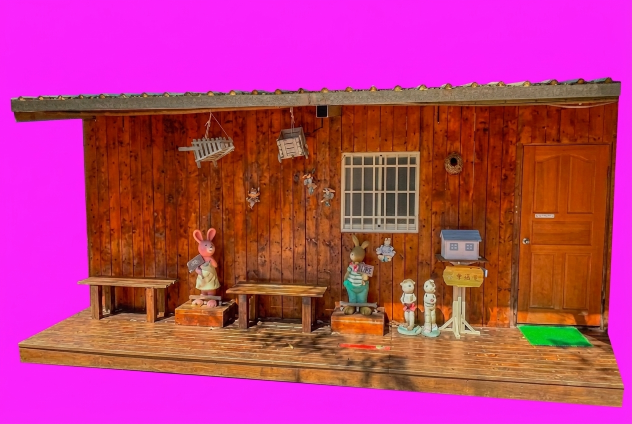
#> input picture card-maker/genai/gen/cabin_iso.png, 1264 x 848 px (shown at 1/2 size)
$ python key_camp2.py
#> lines starting #> are read from the running program, lines starting #| are printed output that depends on the picture; after the words box and inside, x2 and y2 are one past the last pixel; in counts of white or black regions, pixels touching at a corner belong together
### card-maker/genai/key_subject.py
"""洋紅底 → 真透明 RGBA。核心遮罩 + 邊緣色彩去汙（用內部乾淨顏色取代邊緣 3px），並輸出深/淺底預覽。"""
import os, sys
import numpy as np
from PIL import Image, ImageFilter
from scipy import ndimage

S = os.path.dirname(os.path.abspath(__file__))
G = os.path.join(S, "gen")


def key_magenta(path, core_m=65, band=3, min_area=6, warm_fix=False, drop_pink=False, edge_desat=False):
#> called with path = 'card-maker/genai/gen/cabin_iso.png', core_m = 65, band = 3, min_area = 6, warm_fix = False, drop_pink = False, edge_desat = False
    im = np.array(Image.open(path).convert("RGB"))
#> im is the input picture: shape (848, 1264, 3); mean R, G, B 185.6, 60.5, 121.3
    f = im.astype(np.float32)
    m = np.minimum(f[..., 0], f[..., 2]) - f[..., 1]        # 洋紅度：背景≈230~255，暖色/綠色 < 0
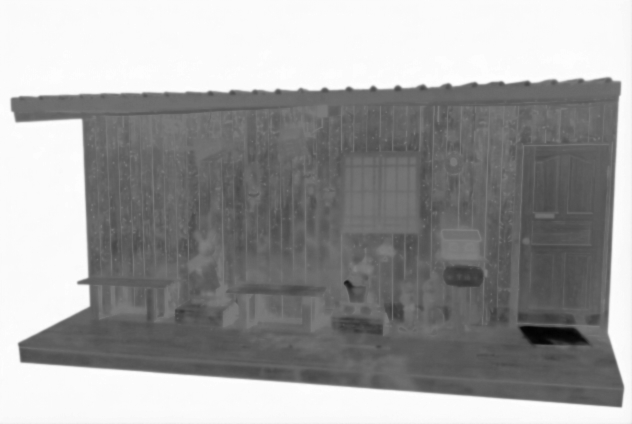
#> m: shape (848, 1264) float32 (shown at 1/2 size); min -204, max 221, mean 60; drawn with min black and max white
    mask = m < core_m
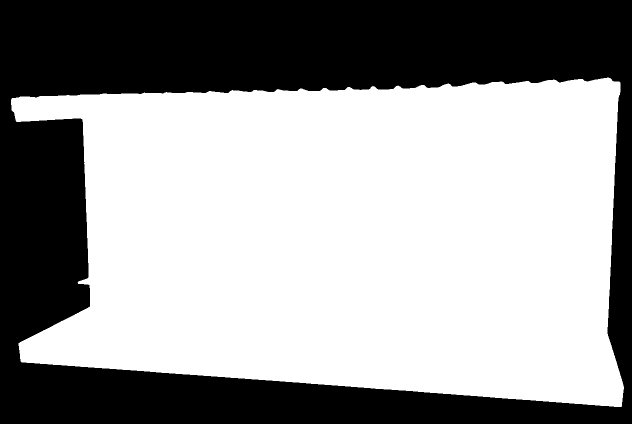
#> mask: shape (848, 1264) bool (shown at 1/2 size); 60.5% white; 1 black region, box (x1, y1, x2, y2) and area: (0, 0, 1264, 848) 423041
    if drop_pink:                                   # 洋紅污染（高飽和、色相 295°~350°）不是畫面內容 → 剔除；淡紫花瓣飽和度低，不受影響
        hsv = np.array(Image.fromarray(im).convert("HSV")).astype(np.float32)
        hh, ss, vv = hsv[..., 0] * 360 / 255, hsv[..., 1] / 255, hsv[..., 2] / 255
        pink = (hh >= 295) & (hh <= 350) & (ss > 0.38) & (vv > 0.4)
        pink = ndimage.binary_dilation(pink, iterations=2)
        mask &= ~pink
    # 去零星雜點（背景雜訊 / 極小的孤立像素），保留火花這類小但亮的點：面積下限 min_area
    lbl, n = ndimage.label(mask)
#> n = 1
    if n:
        sizes = ndimage.sum(mask, lbl, range(1, n + 1))
#> sizes = [648831]
        keep = np.zeros(n + 1, bool); keep[1:] = sizes >= min_area
#> after `keep = np.zeros(n + 1, bool)`: keep = [False, False]
        mask = keep[lbl]
    # 只補「小而且不是洋紅底」的洞（花瓣高光等）；被圍住的大片洋紅背景要留成透明
    holes = ndimage.binary_fill_holes(mask) & ~mask
#> holes: shape (848, 1264) bool; every value is 0
    hl, hn = ndimage.label(holes)
#> hl: shape (848, 1264) int32; every value is 0
#> hn = 0
    for i in range(1, hn + 1):
        region = hl == i
        if region.sum() < 300 and float(m[region].mean()) < 150:
            mask = mask | region
    # 邊緣去汙：距離邊界 ≤band 的像素，顏色改用最近的「內部」像素
    dist = ndimage.distance_transform_edt(mask)
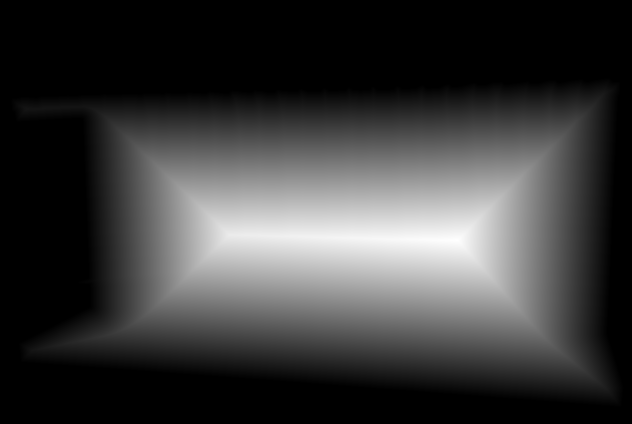
#> dist: shape (848, 1264) float64 (shown at 1/2 size); min 0, max 308, mean 70.9; drawn with min black and max white
    inner = dist > band
#> inner: shape (848, 1264) bool; 59.5% white; 1 black region, box (x1, y1, x2, y2) and area: (0, 0, 1264, 848) 434591
    if inner.any():
        idx = ndimage.distance_transform_edt(~inner, return_distances=False, return_indices=True)
        clean = im[idx[0], idx[1]]
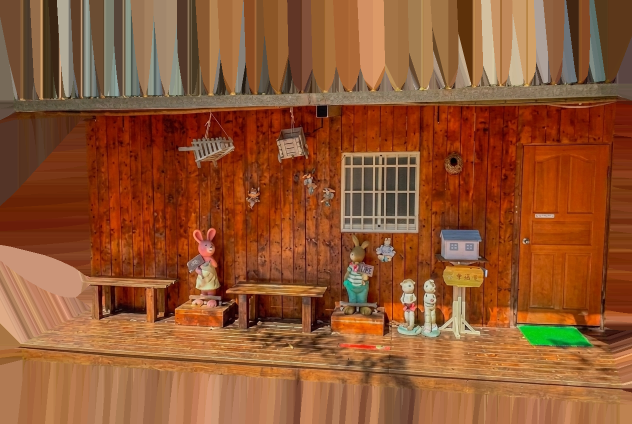
#> clean: shape (848, 1264, 3) (shown at 1/2 size); mean R, G, B 145.1, 85.8, 48.9
        rgb = np.where((mask & ~inner)[..., None], clean, im)
    else:
        rgb = im
    alpha = Image.fromarray((mask * 255).astype(np.uint8)).filter(ImageFilter.GaussianBlur(0.8))
    rgb_img = Image.fromarray(rgb.astype(np.uint8))
    if edge_desat:                                 # 貼近邊界的洋紅色暈：只降飽和度（銀色金屬、白布會變回中性色），不動紅/橘/木色
        hsv = np.array(rgb_img.convert("HSV")).astype(np.float32)
        hdeg = hsv[..., 0] * 360 / 255
        sel = mask & (dist <= 8) & (hdeg >= 285) & (hdeg <= 345) & (hsv[..., 1] > 35)
        hsv[..., 1] = np.where(sel, hsv[..., 1] * 0.12, hsv[..., 1])
        rgb_img = Image.fromarray(hsv.astype(np.uint8), "HSV").convert("RGB")
    if warm_fix:                                   # 洋紅色相（280°~350°）→ 暖橘：清掉透過玻璃/火花殘留的粉色
        hsv = np.array(rgb_img.convert("HSV")).astype(np.int32)
        h = hsv[..., 0] * 360.0 / 255.0
        sel = (h >= 280) & (h <= 350) & (hsv[..., 1] > 30)
        hsv[..., 0] = np.where(sel, int(32 * 255 / 360), hsv[..., 0])
        rgb_img = Image.fromarray(hsv.astype(np.uint8), "HSV").convert("RGB")
    out = rgb_img.convert("RGBA")
    out.putalpha(alpha)
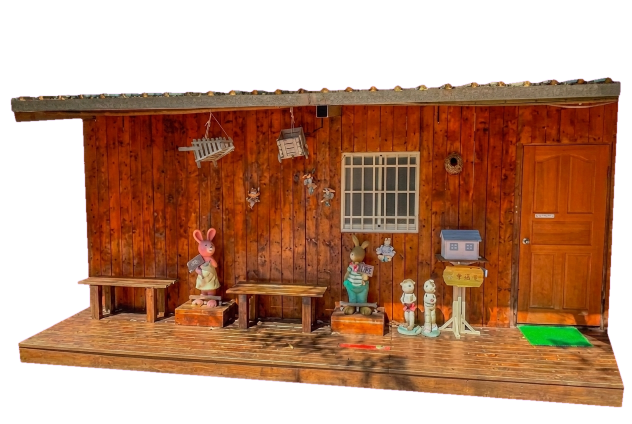
#> out: PIL image 1264x848 RGBA (shown at 1/2 size); mean R, G, B, A 185.5, 60.6, 121, 154.4; transparent parts drawn white
    return out


def bbox_crop(img, pad=6, thr=12):
#> called with pad = 6, thr = 12
    l, t, r, b = img.split()[-1].point(lambda v: 255 if v > thr else 0).getbbox()
#> l = 21; t = 154; r = 1249; b = 815
    return img.crop((max(0, l - pad), max(0, t - pad), min(img.width, r + pad), min(img.height, b + pad)))


def preview(img, name):
#> called with name = 'cabin_iso'
    W, H = img.size
#> W = 1240; H = 673
    for tag, col in (("dark", (18, 28, 20)), ("light", (238, 240, 232))):
        bg = Image.new("RGBA", (W, H), col + (255,))
        bg.alpha_composite(img)
        bg.convert("RGB").save(os.path.join(G, "%s_%s_prev.png" % (name, tag)))
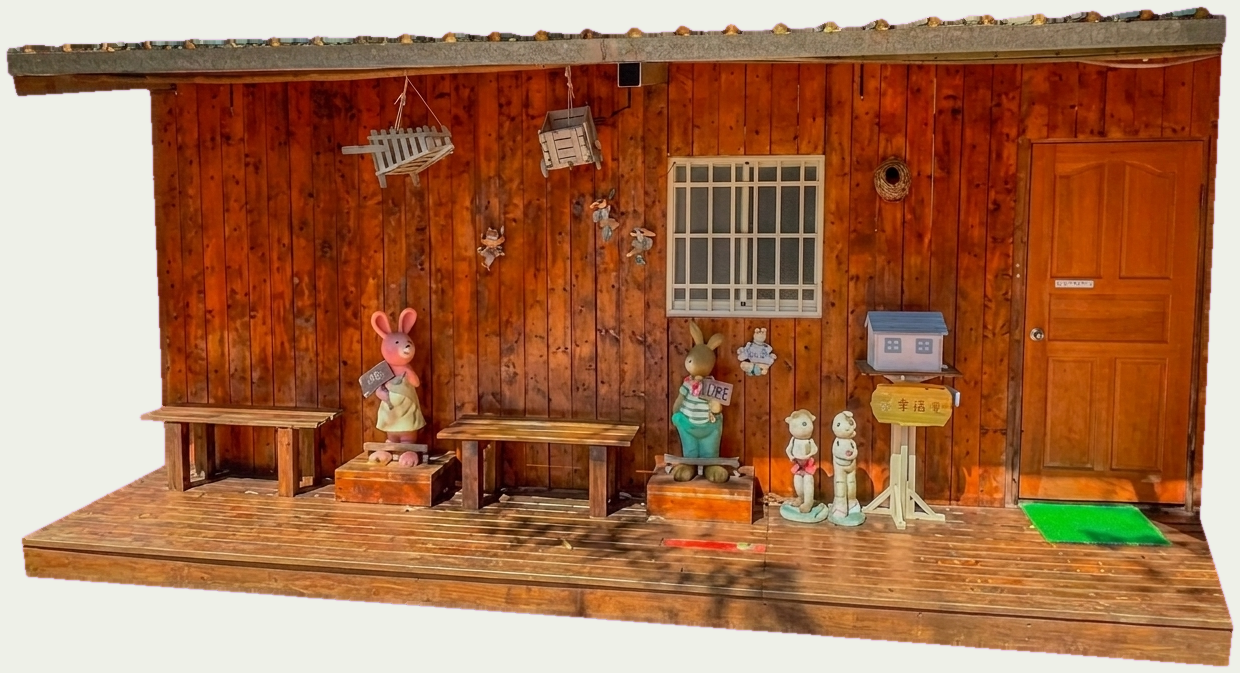
#> bg: PIL image 1240x673 RGBA; mean R, G, B, A 165.1, 112.8, 80.6, 255


# [7 lines that do not run on import are left out]

### card-maker/genai/key_camp2.py
import os, sys
HERE = os.path.dirname(os.path.abspath(__file__)); sys.path.insert(0, HERE)
import numpy as np
import key_subject as ks
G = ks.G
jobs = {"cabin_iso": dict(drop_pink=False),        # 木屋有粉紅兔子，不能剔除粉色
        "tent_iso2": dict(drop_pink=False, core_m=120, edge_desat=True)}
for n, kw in jobs.items():
    k = ks.bbox_crop(ks.key_magenta(os.path.join(G, n + ".png"), **kw))
    k.save(os.path.join(G, n + "_cut.png")); ks.preview(k, n)
    a = np.array(k.split()[-1]); print(n, k.size, "opaque %.0f%%" % (100 * (a > 240).mean()))
#> after `a = np.array(k.split()[-1])`:
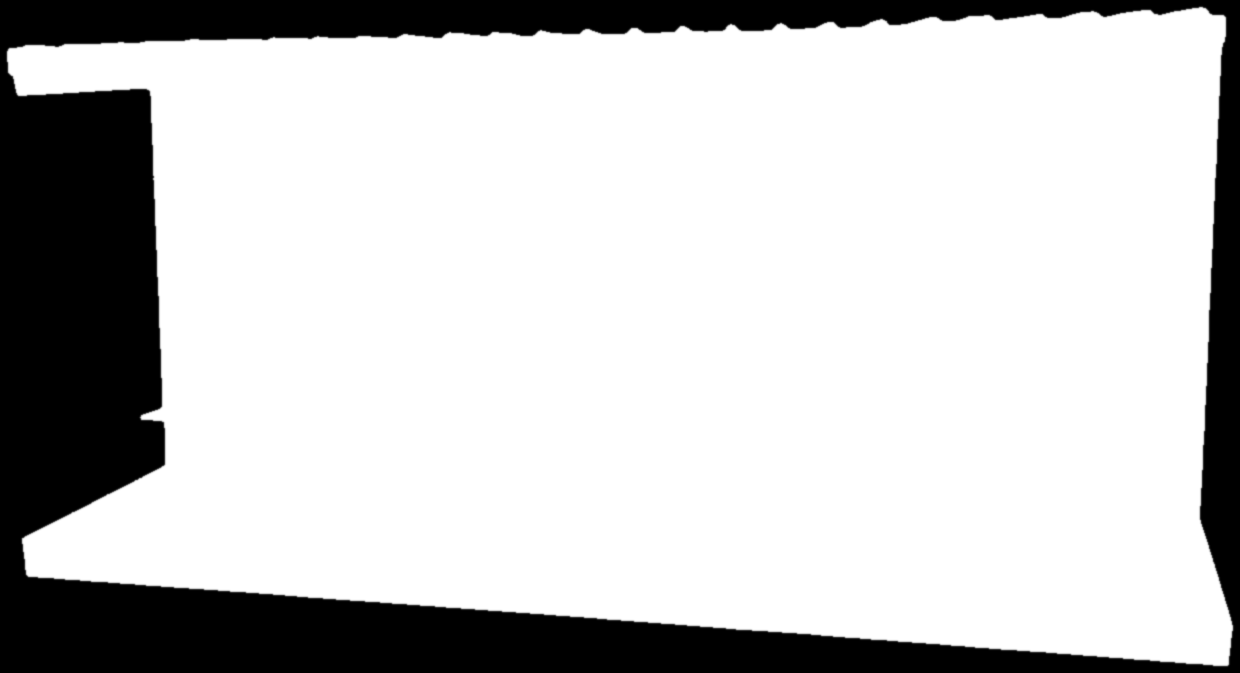
#> a: shape (673, 1240); min 0, max 255, mean 198.3
#| cabin_iso (1240, 673) opaque 77%
#> pass 2 of the loop `for n, kw in jobs.items():`:
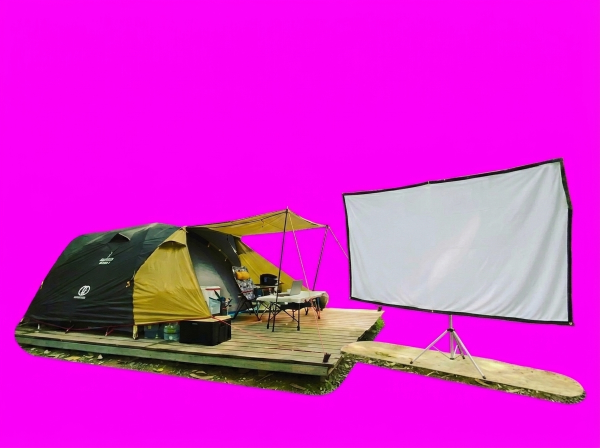
#> input picture card-maker/genai/gen/tent_iso2.png, 1200 x 896 px (shown at 1/2 size)
#> in key_magenta, im is the input picture: shape (896, 1200, 3); mean R, G, B 216, 41.9, 206.3
#> f: shape (896, 1200, 3) float32
#> m: shape (896, 1200) float32
#> in key_magenta (call 2), `lbl, n = ndimage.label(mask)`:
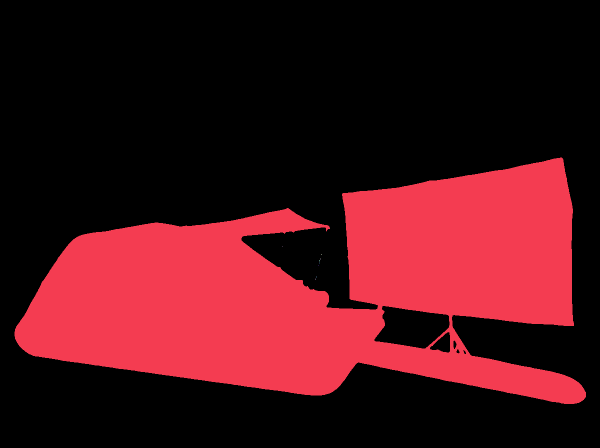
#> lbl: shape (896, 1200) int32 (shown at 1/2 size); 10 distinct labels, from 0 to 9; one colour per label, 0 black
#> n = 9
#> sizes = [326857, 1, 2, 2, 3, 2, 1, 2, 3]
#> holes: shape (896, 1200) bool; 0.91% white; 5 white regions, box (x1, y1, x2, y2) and area: (749, 612, 899, 697) 8696, (860, 664, 900, 705) 944, (907, 681, 913, 698) 72, (913, 699, 919, 707) 33, (927, 700, 932, 708) 22
#> hl: shape (896, 1200) int32; 6 distinct labels, from 0 to 5
#> hn = 5
#> dist: shape (896, 1200) float64
#> inner: shape (896, 1200) bool; 29.1% white; 3 white regions (2 under 20 px), largest, box (x1, y1, x2, y2) and area: (32, 318, 1169, 805) 313060
#> clean: shape (896, 1200, 3)
#> rgb: shape (896, 1200, 3)
#> alpha: PIL image 1200x896 L
#> sel: shape (896, 1200) bool; 0.86% white; 57 white regions (41 under 20 px), largest, box (x1, y1, x2, y2) and area: (684, 317, 1109, 394) 2411, (849, 622, 1138, 701) 1815, (685, 396, 864, 626) 1671
#> the loop in preview (call 2), `for tag, col in (("dark", (18, 28, 20)), ("light", (238, 240, 232))):` made 2 passes
#> pass 1, in preview (call 2), `bg.convert("RGB").save(os.path.join(G, "%s_%s_prev.png" % (name, tag)))`:
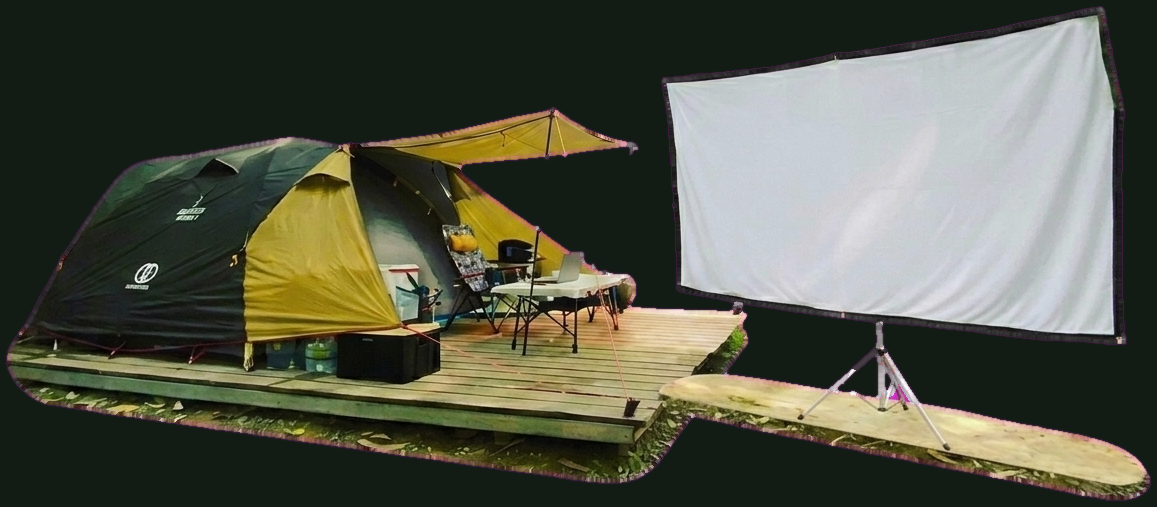
#> saved as tent_iso2_dark_prev.png: PIL image 1157x507 RGB; mean R, G, B 84.9, 87.6, 72.6
#| tent_iso2 (1157, 507) opaque 55%
